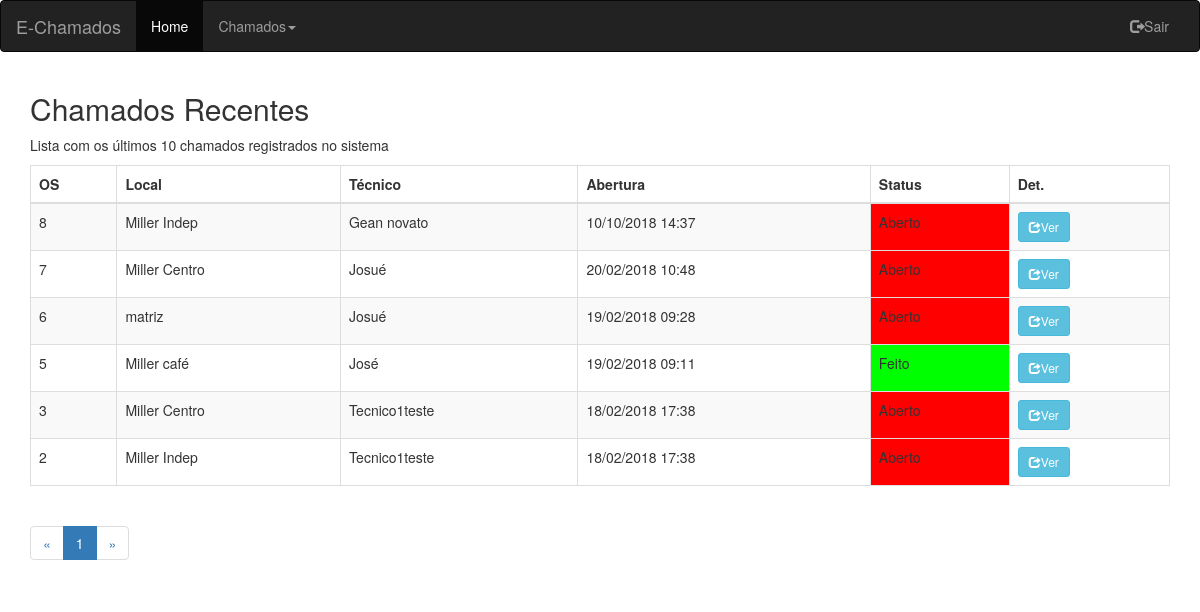
The app's page /E-Chamados/SubAdmin/Ver-chamados-sadmin.php (signed in) with its own data.
### tables this page shows
CREATE TABLE `chamados1` (
  `contador` int(255) NOT NULL,
  `Local` varchar(255) NOT NULL,
  `DataHora` varchar(150) NOT NULL,
  `Técnico` varchar(255) NOT NULL,
  `Status` varchar(50) DEFAULT NULL,
  `servico` varchar(600) DEFAULT NULL,
  `serviexecu` varchar(200) NOT NULL,
  `DataHoraAber` varchar(20) NOT NULL,
  `DataHoraFim` varchar(20) NOT NULL
);

### E-Chamados/SubAdmin/Ver-chamados-sadmin.php (the view, shortened to what this page needs)
<?php
include("conexao.php");
$itens_por_pagina = 10;
$pagina = intval($_GET['pagina']);
$item = $pagina * $itens_por_pagina;
$sql_code = "select contador,Local, Técnico, DataHora,Status,servico from chamados1 ORDER BY contador DESC LIMIT $item, $itens_por_pagina";
$execute = $conn->query($sql_code) or die($conn->error);
$produto = $execute->fetch_assoc();
$num = $execute->num_rows;
$num_total = $conn->query("select contador,Local, Técnico, DataHora,Status,servico from chamados1")->num_rows;
$num_paginas = ceil($num_total/$itens_por_pagina);
?>
<!DOCTYPE html>
<html lang="en">
<head>
  <link rel="stylesheet" href="https://maxcdn.bootstrapcdn.com/bootstrap/3.3.7/css/bootstrap.min.css">
</head>
<body>
<nav class="navbar navbar-inverse">
	<div class="container-fluid">
		<div class="navbar-header">
			<a class="navbar-brand" href="#">E-Chamados</a>
		</div>
		<div class="collapse navbar-collapse" id="myNavbar">
			<ul class="nav navbar-nav">
				<li class="active"><a href="SubAdmin-Home.php">Home</a></li>
				<li>
					<a class="dropdown-toggle" data-toggle="dropdown" href="#">Chamados<span class="caret"></span></a>
				</li>
			</ul>
			<ul class="nav navbar-nav navbar-right">
				<li><a href="logout.php"><span class="glyphicon glyphicon-log-out"></span>Sair</a></li>
			</ul>
		</div>
	</div>
</nav>
<div class="container">
	<h2>Chamados Recentes</h2>
	<p>Lista com os últimos 10 chamados registrados no sistema</p>
	<table class="table table-striped table table-bordered table table-responsive">
		<?php if($num > 0){ ?>
			<thead>
			<tr>
			<th>OS</th>
			<th>Local</th>
			<th>Técnico</th>
			<th>Abertura</th>
			<th>Status</th>
			<th>Det.</th>
			</tr>
			</thead>
			<tbody>
			<?php do{ ?>
				<tr>
				<td><?php echo $produto['contador'];?></td>
				<td><?php echo $produto['Local'];?></td>
				<td><?php echo $produto['Técnico']; ?></td>
				<td><?php echo $produto['DataHora']; ?></td>
				<?php if ($produto['Status']=="Aberto"){?>
					<td style="background-color:#F00;"> <?php echo $produto['Status']; ?></td>
				<?php }
					elseif ($produto['Status']=="Feito") {?>
						<td style="background-color:#0F0;"> <?php echo $produto['Status']; ?></td>
				<?php } ?>
				<td>  <a class="btn btn-info btn-sm" href="ver-1chamado-admin.php?chamado=<?php echo $produto['contador'];?>"data-toggle="tooltip" title="Detalhes"><span class="glyphicon glyphicon-share"></span>Ver</button></td>
			    </tr>
				<?php } while($produto = $execute->fetch_assoc()); ?>
					</tbody>
	</table>
	<nav>
		<ul class="pagination">
			<li>
				<a href="Ver-chamados-admin.php?pagina=0" aria-label="Previous">
					<span aria-hidden="true">&laquo;</span>
				</a>
			</li>
			<?php
				for($i=0;$i<$num_paginas;$i++){
					$estilo = "";
				    if($pagina == $i)
				    	$estilo = "class=\"active\"";
			?>
			<li <?php echo $estilo; ?> ><a href="Ver-chamados-sadmin.php?pagina=<?php echo $i; ?>"><?php echo $i+1; ?></a></li>
				<?php } ?>
				<li>
					<a href="Ver-chamados-sadmin.php?pagina=<?php echo $num_paginas-1; ?>" aria-label="Next">
						<span aria-hidden="true">&raquo;</span>
				    </a>
				</li>
		</ul>
	</nav>
	<?php } ?>
</div>
	<link rel="stylesheet" href="https://maxcdn.bootstrapcdn.com/bootstrap/3.3.7/css/bootstrap.min.css">
  </body>
</html>

### records on screen
chamados1: contador "8", Local "Miller Indep", Técnico "Gean novato", DataHora "10/10/2018 14:37", Status "Aberto"
chamados1: contador "7", Local "Miller Centro", Técnico "Josué", DataHora "20/02/2018 10:48", Status "Aberto"
chamados1: contador "6", Local "matriz", Técnico "Josué", DataHora "19/02/2018 09:28", Status "Aberto"
chamados1: contador "5", Local "Miller café", Técnico "José", DataHora "19/02/2018 09:11", Status "Feito"
chamados1: contador "3", Local "Miller Centro", Técnico "Tecnico1teste", DataHora "18/02/2018 17:38", Status "Aberto"
chamados1: contador "2", Local "Miller Indep", Técnico "Tecnico1teste", DataHora "18/02/2018 17:38", Status "Aberto"
